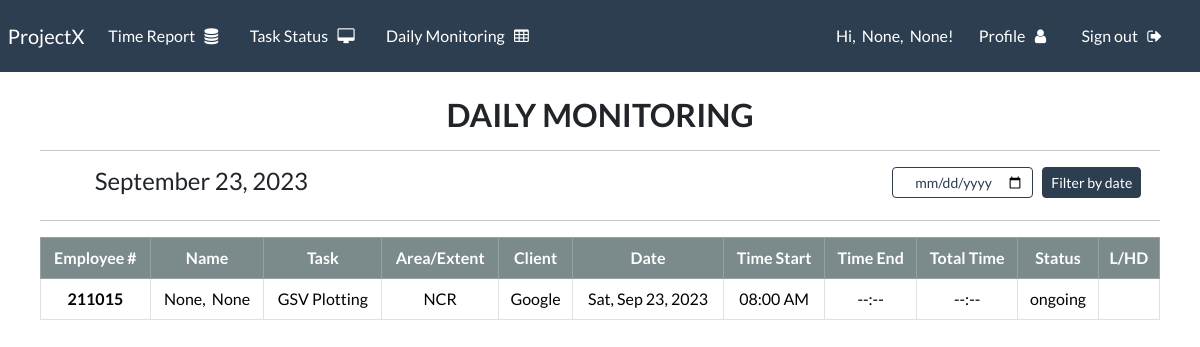
Page /daily-monitoring/ (signed in) on the committed database.
### webapp/models.py (models this page shows, shortened)
class User(AbstractUser):
    first_name = models.CharField(max_length=200, null=True)
    last_name = models.CharField(max_length=200, null=True)
    employee_id = models.CharField(max_length=20, unique=True, null=True)
    USERNAME_FIELD = 'employee_id'
    REQUIRED_FIELDS = ['username']

class DailyReport(models.Model):
    user = models.ForeignKey(User, on_delete=models.SET_NULL, null=True)
    task = models.ForeignKey(Task, on_delete=models.SET_NULL, null=True)
    area_extent = models.CharField(max_length=500, blank=True, null=True)
    client = models.ForeignKey(Client, on_delete=models.SET_NULL, null=True)
    date = models.DateField(default=datetime.date.today())
    time_start = models.TimeField(auto_now=False, auto_now_add=False, null=True, default="08:00")
    time_end = models.CharField(max_length=50, null=True, blank=True)
    total_time = models.CharField(max_length=50)
    status = models.CharField(max_length=200, null=True)
    l_hd = models.CharField(max_length=125, null=True, blank=True)
    class Meta:
        ordering = ['user', 'date']

class Task(models.Model):
    name = models.CharField(max_length=500)

class Client(models.Model):
    name = models.CharField(max_length=500)

### webapp/views.py (the view, shortened to what this page needs)
# urls.py: path('daily-monitoring/', views.daily_monitoring, name='daily-monitoring'),
@login_required(login_url='login')
def daily_monitoring(request):
    date = datetime.date.today().strftime('%B %d, %Y')
    date_number = datetime.date.today()
    records = DailyReport.objects.filter(
        date__year=date_number.year,
        date__month=date_number.month,
        date__day=date_number.day,
    )
    context = {'records': records, 'date': date}
    return render(request, 'webapp/daily_monitoring.html', context)

### webapp/templates/webapp/daily_monitoring.html (shortened to what this page needs)
{% extends 'base.html' %}
{% block content %}
<h3 class="fw-bold text-center">DAILY MONITORING</h3>
<hr>
<div class="container">
    <div class="row">
        <div class="col-3 d-flex justify-content-end">
            <h4>{{ date }}</h4>
        </div>
        <div class="col-6"></div>
        <div class="col-3">
            <form action="" method="POST">
                <input class="btn btn-outline-primary btn-sm" type="date" name="date" id="calendar"> &nbsp;
                <button type="submit" class="btn btn-primary btn-sm  btn-block "> Filter by date</button>
            </form>
        </div>
    </div>
</div>
<hr>
<table class="table table-bordered table-hover">
    <thead class="table-dark">
    <tr class="text-center">
        <th scope="col">Employee #</th>
        <th scope="col">Name</th>
        <th scope="col">Task</th>
        <th scope="col">Area/Extent</th>
        <th scope="col">Client</th>
        <th scope="col">Date</th>
        <th scope="col">Time Start</th>
        <th scope="col">Time End</th>
        <th scope="col">Total Time</th>
        <th scope="col">Status</th>
        <th scope="col">L/HD</th>
    </tr>
    </thead>
    <tbody>
    {% for record in records %}
    <tr class="text-center">
        <th scope="row">{{ record.user.employee_id }}</th>
        <td>{{ record.user.last_name }}, &nbsp;{{ record.user.first_name }}</td>
        <td>{{ record.task.name }}</td>
        <td>{{ record.area_extent }}</td>
        <td>{{ record.client.name }}</td>
        <td>{{ record.date|date:"D, M d, Y" }}</td>
        <td>{{ record.time_start|time:"h:i A" }}</td>
        <td>{{ record.time_end }}</td>
        <td >{{ record.total_time }}</td>
        <td>{{ record.status }}</td>
        <td>{{ record.l_hd }}</td>
    </tr>
    {% endfor %}
    </tbody>
</table>
{% endblock content %}

### templates/base.html (shortened to what this page needs)
<!doctype html>
{% load static %}
<html lang="en">
<head>
    <link rel="stylesheet" type="text/css" href="https://bootswatch.com/5/flatly/bootstrap.min.css">
    <link rel="stylesheet" type="text/css" href="{% static 'css/styles.css' %}">
    <link rel="stylesheet" href="https://cdnjs.cloudflare.com/ajax/libs/font-awesome/4.7.0/css/font-awesome.min.css">
</head>
<body>
{% include 'navbar.html' %}
<div class="container-fluid" id="base-container">
    <br>
    {% block content %}
    {% endblock content %}
</div>
</body>
</html>

### templates/navbar.html (shortened to what this page needs)
{% load static %}
<nav class="navbar navbar-expand-lg navbar-dark bg-primary justify-content-center">
    <a class="navbar-brand main-heading" href="{% url 'home' %}">
        &nbsp; ProjectX
    </a>
    <div class="collapse navbar-collapse text-center" id="navbarNavDropdown">
        <ul class="navbar-nav mr-auto">
            {% if user.is_authenticated %}
            <li class="nav-item">
                <a class="nav-link" href="{% url 'generate-report' %}">Time Report &nbsp; <i class="fa fa-database"
                                                                                     aria-hidden="true"></i> </a>
            </li>
             <li class="nav-item">
                <a class="nav-link" href="{% url 'view-all-status' %}">Task Status &nbsp; <i class="fa fa-desktop" aria-hidden="true"></i>
                </a>
            </li>
            <li class="nav-item">
                <a class="nav-link" href="{% url 'daily-monitoring' %}">Daily Monitoring &nbsp; <i class="fa fa-table" aria-hidden="true"></i></a>
            </li>
        </ul>
        <ul class="navbar-nav ms-auto">
            <li class="nav-item">
                <a class="nav-link" id="user"> Hi,&nbsp; {{ request.user.last_name }}, &nbsp;{{ request.user.first_name }}!</a>
            </li>
            <li class="nav-item">
                <a class="nav-link" href="{% url 'profile' request.user.id %}">Profile &nbsp; <i class="fa fa-user"
                                                                                                 aria-hidden="true"></i>
                </a>
            </li>
            <li class="nav-item">
                <a class="nav-link" id="sign-out" href="{% url 'logout' %}">Sign out &nbsp; <i class="fa fa-sign-out"
                                                                                               aria-hidden="true"></i>
                </a>
            </li>
        </ul>
        {% endif %}
    </div>
</nav>

### static/css/styles.css (style rules this page uses)
#sign-out { margin-right: 30px; margin-left: 10px; }
#base-container { padding-left: 40px; padding-right: 40px; }

### rows in the picture
User: user.last_name "None", user.first_name "None"
DailyReport: user.employee_id "211015", user.last_name "None", user.first_name "None", task.name "GSV Plotting", area_extent "NCR", client.name "Google", date "Sat, Sep 23, 2023", time_start "08:00 AM", time_end "--:--", total_time "--:--", status "ongoing"

### other values in the picture
{{ date }} "September 23, 2023"
